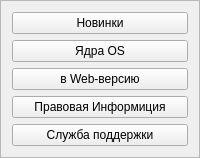
    <widget class="QFrame" name="frame_3">
     <property name="sizePolicy">
      <sizepolicy hsizetype="Preferred" vsizetype="Preferred">
       <horstretch>0</horstretch>
       <verstretch>0</verstretch>
      </sizepolicy>
     </property>
     <property name="frameShape">
      <enum>QFrame::StyledPanel</enum>
     </property>
     <property name="frameShadow">
      <enum>QFrame::Raised</enum>
     </property>
     <layout class="QGridLayout" name="gridLayout_4">
      <item row="0" column="0">
       <widget class="QPushButton" name="pushButton_2">
        <property name="text">
         <string>Новинки</string>
        </property>
       </widget>
      </item>
      <item row="1" column="0">
       <widget class="QPushButton" name="pushButton_3">
        <property name="text">
         <string>Ядра OS</string>
        </property>
       </widget>
      </item>
      <item row="2" column="0">
       <widget class="QPushButton" name="pushButton_4">
        <property name="text">
         <string>в Web-версию</string>
        </property>
       </widget>
      </item>
      <item row="3" column="0">
       <widget class="QPushButton" name="pushButton_5">
        <property name="text">
         <string>Правовая Информиция</string>
        </property>
       </widget>
      </item>
      <item row="4" column="0">
       <widget class="QPushButton" name="pushButton_6">
        <property name="text">
         <string>Служба поддержки</string>
        </property>
       </widget>
      </item>
     </layout>
    </widget>
